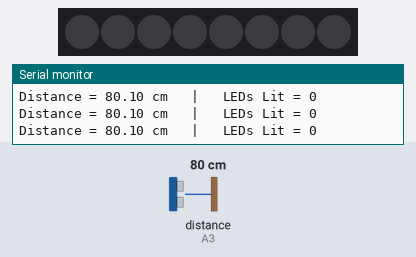
Simulated run of this sketch. Board: Arduino Uno, built with avr-gcc and run on an emulated ATmega328P. On the bench: 8 RGB LEDs in strip order, left to right, the last lines printed to the serial monitor. Wiring (inferred from the names in the program): ultrasonic range finder: trigger pin 5; echo A3. Inputs (shaded band) come from the test bench; at power-on: distance to the obstacle (sensor on A3) 80 cm. The echo pulse lasts 58.3 µs per cm.

Above: at 1.2 s.
1.3 s: distance to the obstacle (sensor on A3) set to 46 cm
2.8 s: distance to the obstacle (sensor on A3) set to 38 cm
At 4.0 s:
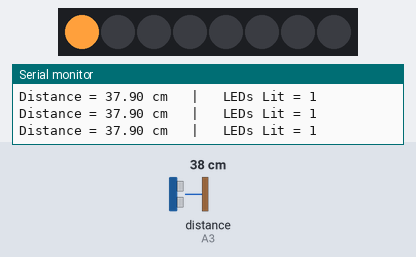
4.3 s: distance to the obstacle (sensor on A3) set to 2 cm
At 5.5 s:
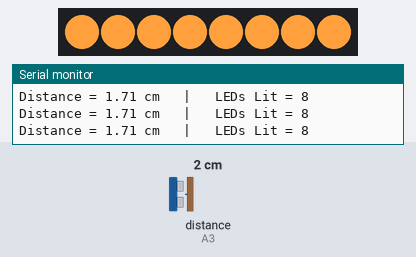
5.8 s: distance to the obstacle (sensor on A3) set to 18 cm
At 6.3 s:
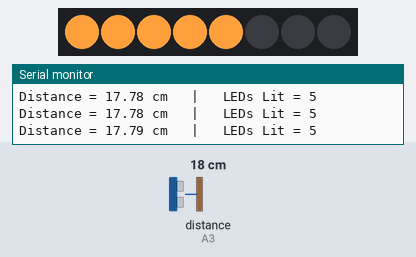
7.3 s: distance to the obstacle (sensor on A3) set to 60 cm
At 8.5 s:
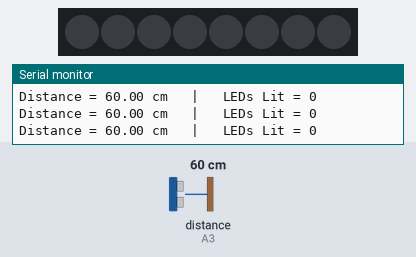
8.8 s: distance to the obstacle (sensor on A3) set to 4 cm
At 10.3 s:
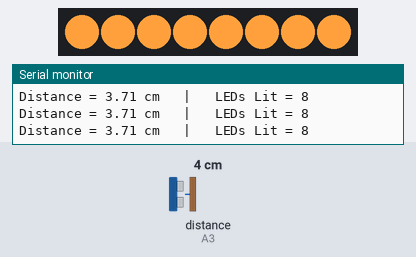
Timing chart, 0 to 11.4 s (numbered marks = the images above; inputs shaded):
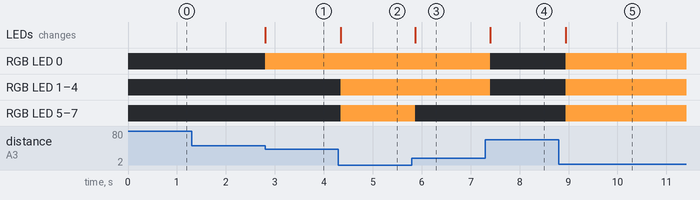

Measured:
- the behaviour switches between 41 and 40 cm on distance to the obstacle (sensor on A3) (found by bisection; images 0 and 1)
- after the input at 2.8 s, RGB LED 0: off → RGB(255, 160, 60) at once; the LEDs: change at once (image 1)
- after the input at 4.3 s, RGB LED 1–7: off → RGB(255, 160, 60) at once; the LEDs: change at once (image 2)
- after the input at 5.8 s, RGB LED 5–7: RGB(255, 160, 60) → off after 0.06 s; the LEDs: change after 0.06 s (image 3)
- after the input at 7.3 s, RGB LED 0–4: RGB(255, 160, 60) → off after 0.10 s; the LEDs: change after 0.10 s (image 4)
- after the input at 8.8 s, RGB LED 0–7: off → RGB(255, 160, 60) after 0.15 s; the LEDs: change after 0.15 s (image 5)

The sketch:

Project_17.ino
```cpp
#include <Adafruit_NeoPixel.h>

#define TRIG 5
#define ECHO A3

#define LED_PIN 11
#define LED_COUNT 8

Adafruit_NeoPixel strip(LED_COUNT, LED_PIN, NEO_GRB + NEO_KHZ800);

long duration;
float distance;

// Ruler range: 0 cm se 40 cm tak, 8 LEDs mein divide kiya
const float MAX_DISTANCE = 40.0;

void setup() {

  pinMode(TRIG, OUTPUT);
  pinMode(ECHO, INPUT);

  strip.begin();
  strip.clear();
  strip.show();

  Serial.begin(9600);
  Serial.println("===== DIGITAL RULER STARTED =====");
}

void loop() {

  digitalWrite(TRIG, LOW);
  delayMicroseconds(2);

  digitalWrite(TRIG, HIGH);
  delayMicroseconds(10);

  digitalWrite(TRIG, LOW);

  duration = pulseIn(ECHO, HIGH, 30000);

  if (duration == 0) {

    strip.clear();
    strip.show();

    Serial.println("Out of Range");
  }

  else {

    distance = duration / 58.0;

    // Distance ko 0-8 LEDs ke range mein map karo
    int litLEDs = map(distance, 0, MAX_DISTANCE, LED_COUNT, 0);

    // Safety limit (agar distance MAX se zyada ho ya negative aaye)
    litLEDs = constrain(litLEDs, 0, LED_COUNT);

    strip.clear();

    for (int i = 0; i < litLEDs; i++) {
      strip.setPixelColor(i, strip.Color(255, 160, 60));   // Warm Yellow
    }

    strip.show();

    Serial.print("Distance = ");
    Serial.print(distance);
    Serial.print(" cm   |   LEDs Lit = ");
    Serial.println(litLEDs);
  }

  delay(150);
}
```
